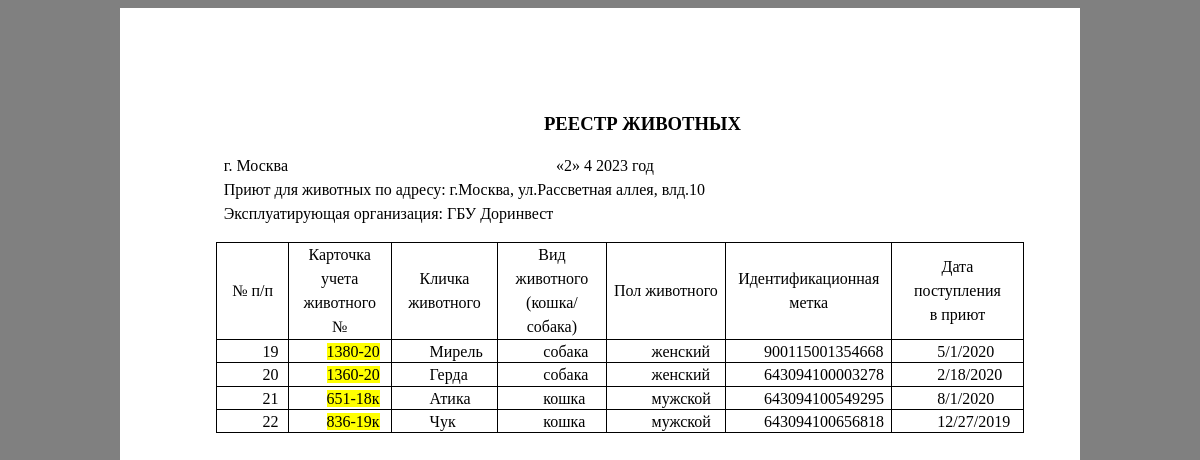
The page /pril4_for_rassvet.php on the database its author committed.
### pril4_for_rassvet.php (the view, shortened to what this page needs)
<html>
<?php
require_once('ConnectDB.php');
$sql = "SELECT * FROM `TABLE 1` WHERE `адрес приюта` LIKE '%Рассветная аллея%' ";
$result = mysqli_query($connect, $sql);
?>
<head>
</head>
<body style="background-color:gray;">
	<div class="c24" style="width:800; height:1331; background-color:white;   margin: auto;">
		<p class="c22"><span class="c23">РЕЕСТР ЖИВОТНЫХ</span></p>
		<p class="c16" id="h.gjdgxs"><span class="c9"></span></p>
		<p class="c10"><span class="c3">г. Москва
		<?php
		$today = getdate();
		echo "«",$today['mday'],"»        ",$today['mon'],"       ",$today['year'],"  год";?></span></p>
		<p class="c10"><span class="c3"><?php
		echo	"Приют для животных по адресу: г.Москва, ул.Рассветная аллея, влд.10" ?></span></p>
		<p class="c10"><span class="c3"><?php
		echo "Эксплуатирующая организация: ГБУ Доринвест" ?></span></p>
		<p class="c0"><span class="c3"></span></p><a id="t.43100d12c1eff6a5d3b3e8719d279bee0baf432d"></a><a id="t.0"></a>
		<table class="c5">
			<tbody>
				<tr class="c21">
					<td class="c15" colspan="1" rowspan="1">
						<p class="c14"><span class="c3">№ п/п</span></p>
					</td>
					<td class="c18" colspan="1" rowspan="1">
						<p class="c14"><span>Карточка учета животного №</span></p>
					</td>
					<td class="c26" colspan="1" rowspan="1">
						<p class="c14"><span class="c3">Кличка животного</span></p>
					</td>
					<td class="c17" colspan="1" rowspan="1">
						<p class="c14"><span class="c3">Вид животного (кошка/собака)</span></p>
					</td>
					<td class="c20" colspan="1" rowspan="1">
						<p class="c14"><span class="c3">Пол животного</span></p>
					</td>
					<td class="c19" colspan="1" rowspan="1">
						<p class="c14"><span class="c3">Идентификационная метка</span></p>
					</td>
					<td class="c20" colspan="1" rowspan="1">
						<p class="c14"><span class="c3">Дата поступления</span></p>
						<p class="c14"><span class="c3">в приют</span></p>
					</td>
				</tr>
				<?php while($row = mysqli_fetch_assoc($result)) {?>
				<tr class="c12">
					<td class="c13" colspan="1" rowspan="1">
						<p class="c0"><span class="c3"><?php echo $row['п/п']; ?></span></p>
					</td>
					<td class="c1" colspan="1" rowspan="1">
						<p class="c0"><span class="c3 c11"><?php echo $row['карточка учета животного №']; ?></span><p>
					</td>
					<td class="c1" colspan="1" rowspan="1">
						<p class="c0"><span class="c3"><?php echo $row['кличка']; ?></span></p>
					</td>
					<td class="c4" colspan="1" rowspan="1">
						<p class="c0"><span class="c3"></span><?php echo $row['вид']; ?></p>
					</td>
					<td class="c8" colspan="1" rowspan="1">
						<p class="c0"><span class="c3"></span><?php echo $row['пол']; ?></p>
					</td>
					<td class="c1" colspan="1" rowspan="1">
						<p class="c0"><span class="c3"></span><?php echo $row['идентификационная метка']; ?></p>
					</td>
					<td class="c8" colspan="1" rowspan="1">
						<p class="c0"><span class="c3"></span><?php echo $row['дата поступления в приют']; ?></p>
					</td>
				<?php } ?>
			</tbody>
		</table>
		<p class="c25"><span class="c9"></span></p>
	</div>
</body>
</html>

### rows shown on the page
table 1: value "19", value "1380-20", кличка "Мирель", вид "собака", пол "женский", идентификационная метка "900115001354668", дата поступления в приют "5/1/2020"
table 1: value "20", value "1360-20", кличка "Герда", вид "собака", пол "женский", идентификационная метка "643094100003278", дата поступления в приют "2/18/2020"
table 1: value "21", value "651-18к", кличка "Атика", вид "кошка", пол "мужской", идентификационная метка "643094100549295", дата поступления в приют "8/1/2020"
table 1: value "22", value "836-19к", кличка "Чук", вид "кошка", пол "мужской", идентификационная метка "643094100656818", дата поступления в приют "12/27/2019"

### other values the page prints
$today['mday'] "2"
$today['mon'] "4"
$today['year'] "2023"
